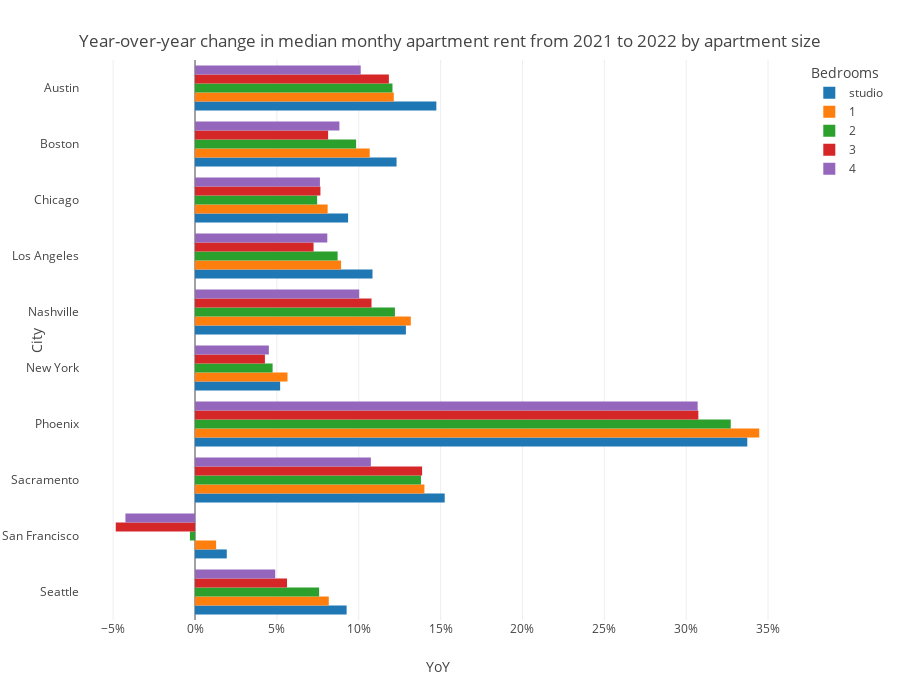

Notebook cell for this chart:
### Code cell
# Sort cities in alphabetical order
hud22_df = hud_df.query("Year==2022 and Growth=='YoY'" )
cities = sorted(hud22_df['City'].unique().tolist()) 

fig = px.bar(hud22_df, 
             x="Percent Change", 
             y="City", 
             custom_data=["Avg Rent", "Price Change", "Year"],
             barmode="group",
             color="Bedrooms", 
             category_orders={"City": cities, 
                              "Bedrooms": ["studio", "1", "2", "3", "4"]},
             labels={'Percent Change': 'YoY'},
             height=700,
             orientation='h',
             template= 'ygridoff')

fig.update_traces(hovertemplate=
                  "<b>%{y}</b><br><br>" +
                  "Year: %{customdata[2]}<br>" +
                  "Median Rent: %{customdata[0]:$,.0f}<br>" +
                  "Difference: %{customdata[1]:$,.0f}<br>" +
                  "YoY: %{x}<br>" +
                  "<extra></extra>",
                  )

fig.update_layout(
    title=dict(
        text="Year-over-year change in median monthy apartment rent from 2021 to 2022 by apartment size",
        x=0.5,
        y=0.95,
        xanchor="center",
        yanchor="top"
    ),
    hoverlabel=dict(
        font_size=16,
        font_family="Rockwell"
    ),
    xaxis_ticksuffix="%"
    
)

fig.show()

### Figure 1 — Plotly figure (JSON) as saved in the notebook; plotly's stock layout.template omitted (floating-point values rounded to 4 significant figures)
{"data": [{"alignmentgroup": "True", "customdata": [[1344, 339, "2022-01-01T00:00:00"], [1534, 150, "2022-01-01T00:00:00"], [1277, 169, "2022-01-01T00:00:00"], [2156, 41, "2022-01-01T00:00:00"], [1158, 99, "2022-01-01T00:00:00"], [2025, 222, "2022-01-01T00:00:00"], [2123, 105, "2022-01-01T00:00:00"], [1218, 139, "2022-01-01T00:00:00"], [1253, 161, "2022-01-01T00:00:00"], [1829, 155, "2022-01-01T00:00:00"]], "hovertemplate": "<b>%{y}</b><br><br>Year: %{customdata[2]}<br>Median Rent: %{customdata[0]:$,.0f}<br>Difference: %{customdata[1]:$,.0f}<br>YoY: %{x}<br><extra></extra>", "legendgroup": "studio", "marker": {"color": "#1F77B4", "pattern": {"shape": ""}}, "name": "studio", "offsetgroup": "studio", "orientation": "h", "showlegend": true, "textposition": "auto", "type": "bar", "x": [33.73, 10.84, 15.25, 1.94, 9.35, 12.31, 5.2, 12.88, 14.74, 9.26], "xaxis": "x", "y": ["Phoenix", "Los Angeles", "Sacramento", "San Francisco", "Chicago", "Boston", "New York", "Nashville", "Austin", "Seattle"], "yaxis": "y"}, {"alignmentgroup": "True", "customdata": [[1467, 376, "2022-01-01T00:00:00"], [1747, 143, "2022-01-01T00:00:00"], [1400, 172, "2022-01-01T00:00:00"], [2665, 34, "2022-01-01T00:00:00"], [1255, 94, "2022-01-01T00:00:00"], [2198, 212, "2022-01-01T00:00:00"], [2170, 116, "2022-01-01T00:00:00"], [1245, 145, "2022-01-01T00:00:00"], [1386, 150, "2022-01-01T00:00:00"], [1881, 142, "2022-01-01T00:00:00"]], "hovertemplate": "<b>%{y}</b><br><br>Year: %{customdata[2]}<br>Median Rent: %{customdata[0]:$,.0f}<br>Difference: %{customdata[1]:$,.0f}<br>YoY: %{x}<br><extra></extra>", "legendgroup": "1", "marker": {"color": "#FF7F0E", "pattern": {"shape": ""}}, "name": "1", "offsetgroup": "1", "orientation": "h", "showlegend": true, "textposition": "auto", "type": "bar", "x": [34.46, 8.92, 14.01, 1.29, 8.1, 10.67, 5.65, 13.18, 12.14, 8.17], "xaxis": "x", "y": ["Phoenix", "Los Angeles", "Sacramento", "San Francisco", "Chicago", "Boston", "New York", "Nashville", "Austin", "Seattle"], "yaxis": "y"}, {"alignmentgroup": "True", "customdata": [[1740, 429, "2022-01-01T00:00:00"], [2222, 178, "2022-01-01T00:00:00"], [1756, 213, "2022-01-01T00:00:00"], [3188, -10, "2022-01-01T00:00:00"], [1440, 100, "2022-01-01T00:00:00"], [2635, 236, "2022-01-01T00:00:00"], [2451, 111, "2022-01-01T00:00:00"], [1406, 153, "2022-01-01T00:00:00"], [1626, 175, "2022-01-01T00:00:00"], [2199, 155, "2022-01-01T00:00:00"]], "hovertemplate": "<b>%{y}</b><br><br>Year: %{customdata[2]}<br>Median Rent: %{customdata[0]:$,.0f}<br>Difference: %{customdata[1]:$,.0f}<br>YoY: %{x}<br><extra></extra>", "legendgroup": "2", "marker": {"color": "#2CA02C", "pattern": {"shape": ""}}, "name": "2", "offsetgroup": "2", "orientation": "h", "showlegend": true, "textposition": "auto", "type": "bar", "x": [32.72, 8.71, 13.8, -0.31, 7.46, 9.84, 4.74, 12.21, 12.06, 7.58], "xaxis": "x", "y": ["Phoenix", "Los Angeles", "Sacramento", "San Francisco", "Chicago", "Boston", "New York", "Nashville", "Austin", "Seattle"], "yaxis": "y"}, {"alignmentgroup": "True", "customdata": [[2386, 561, "2022-01-01T00:00:00"], [2888, 195, "2022-01-01T00:00:00"], [2496, 304, "2022-01-01T00:00:00"], [3912, -199, "2022-01-01T00:00:00"], [1827, 130, "2022-01-01T00:00:00"], [3207, 241, "2022-01-01T00:00:00"], [3078, 126, "2022-01-01T00:00:00"], [1758, 171, "2022-01-01T00:00:00"], [2088, 221, "2022-01-01T00:00:00"], [2953, 157, "2022-01-01T00:00:00"]], "hovertemplate": "<b>%{y}</b><br><br>Year: %{customdata[2]}<br>Median Rent: %{customdata[0]:$,.0f}<br>Difference: %{customdata[1]:$,.0f}<br>YoY: %{x}<br><extra></extra>", "legendgroup": "3", "marker": {"color": "#D62728", "pattern": {"shape": ""}}, "name": "3", "offsetgroup": "3", "orientation": "h", "showlegend": true, "textposition": "auto", "type": "bar", "x": [30.74, 7.24, 13.87, -4.84, 7.66, 8.13, 4.27, 10.78, 11.84, 5.62], "xaxis": "x", "y": ["Phoenix", "Los Angeles", "Sacramento", "San Francisco", "Chicago", "Boston", "New York", "Nashville", "Austin", "Seattle"], "yaxis": "y"}, {"alignmentgroup": "True", "customdata": [[2716, 638, "2022-01-01T00:00:00"], [3170, 237, "2022-01-01T00:00:00"], [2907, 282, "2022-01-01T00:00:00"], [4283, -190, "2022-01-01T00:00:00"], [2172, 154, "2022-01-01T00:00:00"], [3540, 287, "2022-01-01T00:00:00"], [3316, 143, "2022-01-01T00:00:00"], [2173, 198, "2022-01-01T00:00:00"], [2416, 222, "2022-01-01T00:00:00"], [3446, 161, "2022-01-01T00:00:00"]], "hovertemplate": "<b>%{y}</b><br><br>Year: %{customdata[2]}<br>Median Rent: %{customdata[0]:$,.0f}<br>Difference: %{customdata[1]:$,.0f}<br>YoY: %{x}<br><extra></extra>", "legendgroup": "4", "marker": {"color": "#9467BD", "pattern": {"shape": ""}}, "name": "4", "offsetgroup": "4", "orientation": "h", "showlegend": true, "textposition": "auto", "type": "bar", "x": [30.7, 8.08, 10.74, -4.25, 7.63, 8.82, 4.51, 10.03, 10.12, 4.9], "xaxis": "x", "y": ["Phoenix", "Los Angeles", "Sacramento", "San Francisco", "Chicago", "Boston", "New York", "Nashville", "Austin", "Seattle"], "yaxis": "y"}], "layout": {"barmode": "group", "height": 700, "hoverlabel": {"font": {"family": "Rockwell", "size": 16}}, "legend": {"title": {"text": "Bedrooms"}, "tracegroupgap": 0}, "margin": {"t": 60}, "title": {"text": "Year-over-year change in median monthy apartment rent from 2021 to 2022 by apartment size", "x": 0.5, "xanchor": "center", "y": 0.95, "yanchor": "top"}, "xaxis": {"anchor": "y", "domain": [0, 1], "ticksuffix": "%", "title": {"text": "YoY"}}, "yaxis": {"anchor": "x", "categoryarray": ["Seattle", "San Francisco", "Sacramento", "Phoenix", "New York", "Nashville", "Los Angeles", "Chicago", "Boston", "Austin"], "categoryorder": "array", "domain": [0, 1], "title": {"text": "City"}}}}
